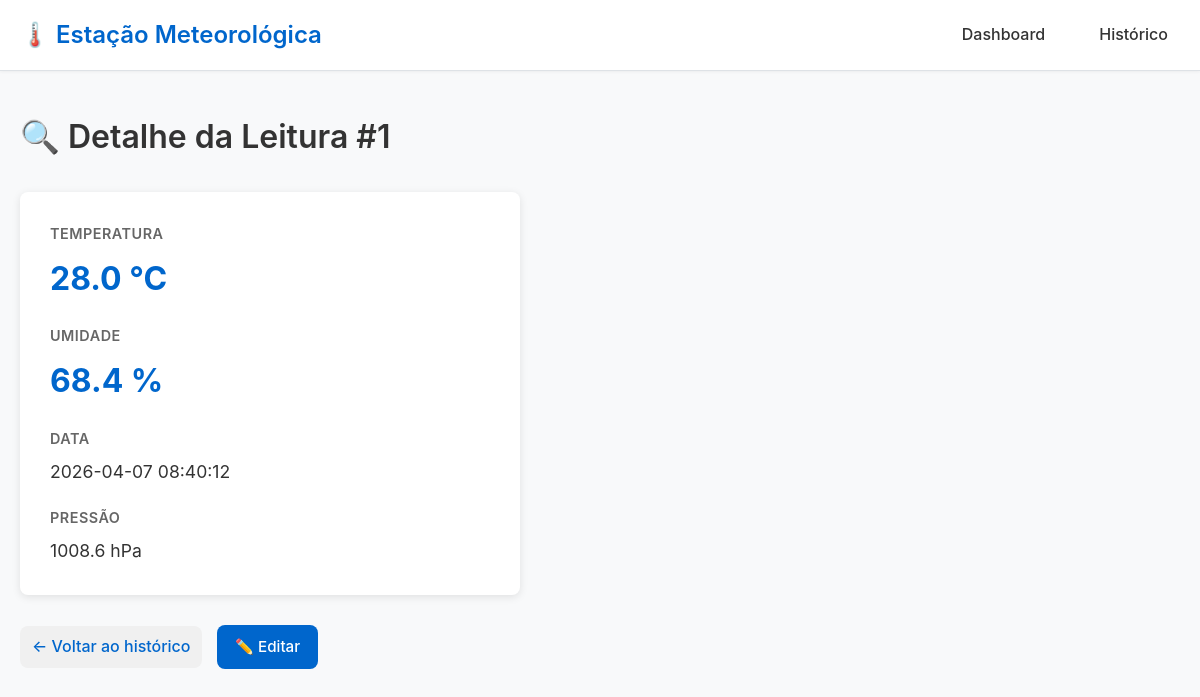
The page /leituras/1 on the database its author committed.
### tables this page shows
CREATE TABLE leituras (
    id          INTEGER PRIMARY KEY AUTOINCREMENT,
    temperatura REAL    NOT NULL,
    umidade     REAL    NOT NULL,
    pressao     REAL,
    localizacao TEXT    DEFAULT 'Lab',
    timestamp   DATETIME DEFAULT (datetime('now', 'localtime'))
);

### app.py (the view)
@app.route('/leituras/<int:id>', methods=['GET'])
def detalhe(id):
    leitura = buscar_leitura(id)
    if not leitura:
        abort(404)
    if quer_json():
        return jsonify(leitura)
    return render_template('detalhe.html', leitura=leitura)

### app.py (called while the page is built)
def quer_json():
    return (request.args.get('formato') == 'json' or
            request.accept_mimetypes.best == 'application/json')

### database.py (called while the page is built)
def get_db_connection():
    conn = sqlite3.connect(DB_PATH, timeout=10)
    conn.execute('PRAGMA journal_mode=WAL')   # permite leitura/escrita simultânea
    conn.execute('PRAGMA busy_timeout=5000')  # espera até 5s antes de lançar erro
    conn.row_factory = sqlite3.Row            # acesso por nome de coluna
    return conn

def buscar_leitura(id: int) -> dict | None:
    conn = get_db_connection()
    row = conn.execute(
        'SELECT * FROM leituras WHERE id = ?', (id,)
    ).fetchone()
    conn.close()
    return dict(row) if row else None

### templates/detalhe.html (shortened to what this page needs)
{% extends "base.html" %}
{% block content %}
<div class="section">
    <h1>🔍 Detalhe da Leitura #{{ leitura.id }}</h1>
    <div style="background-color: white; padding: 30px; border-radius: 8px; box-shadow: 0 2px 8px rgba(0, 0, 0, 0.1); max-width: 500px;">
        <div style="margin-bottom: 20px;">
            <h3 style="color: #666; font-size: 0.9rem; text-transform: uppercase; letter-spacing: 0.5px; margin-bottom: 8px;">Temperatura</h3>
            <p style="font-size: 2rem; font-weight: 700; color: #0066cc; margin: 0;">{{ leitura.temperatura }} °C</p>
        </div>
        <div style="margin-bottom: 20px;">
            <h3 style="color: #666; font-size: 0.9rem; text-transform: uppercase; letter-spacing: 0.5px; margin-bottom: 8px;">Umidade</h3>
            <p style="font-size: 2rem; font-weight: 700; color: #0066cc; margin: 0;">{{ leitura.umidade }} %</p>
        </div>
        <div style="margin-bottom: 20px;">
            <h3 style="color: #666; font-size: 0.9rem; text-transform: uppercase; letter-spacing: 0.5px; margin-bottom: 8px;">Data</h3>
            <p style="font-size: 1.1rem; margin: 0;">{{ leitura.timestamp }}</p>
        </div>
        {% if leitura.pressao %}
        <div>
            <h3 style="color: #666; font-size: 0.9rem; text-transform: uppercase; letter-spacing: 0.5px; margin-bottom: 8px;">Pressão</h3>
            <p style="font-size: 1.1rem; margin: 0;">{{ leitura.pressao }} hPa</p>
        </div>
        {% endif %}
    </div>
    <div style="margin-top: 30px;">
        <a href="/leituras" class="back-link">← Voltar ao histórico</a>
        <a href="/leituras/{{ leitura.id }}/editar" class="btn" style="margin-left: 10px;">✏️ Editar</a>
    </div>
</div>
{% endblock %}

### static/css/style.css (style rules this page uses)
* { margin: 0; padding: 0; box-sizing: border-box; }
:root { --primary-color: #0066cc; --primary-dark: #0052a3; --background-color: #f8f9fa; --text-color: #333; --text-light: #666; --border-color: #dee2e6; --white: #ffffff; --shadow: 0 2px 8px rgba(0, 0, 0, 0.1); --shadow-hover: 0 4px 16px rgba(0, 0, 0, 0.15); --radius: 8px; }
html, body { height: auto; }
body { font-family: -apple-system, BlinkMacSystemFont, 'Segoe UI', 'Roboto', 'Oxygen', 'Ubuntu', 'Cantarell', sans-serif; background-color: var(--background-color); color: var(--text-color); line-height: 1.6; }
h1 { font-size: 2rem; margin-bottom: 30px; color: var(--text-color); font-weight: 600; }
h3 { font-size: 1rem; color: var(--text-color); font-weight: 600; }
button, .btn { background-color: var(--primary-color); color: var(--white); border: none; padding: 10px 18px; border-radius: var(--radius); font-size: 0.95rem; font-weight: 500; cursor: pointer; transition: all 0.3s ease; text-decoration: none; display: inline-block; }
a:not(.navbar-menu a):not(.btn) { text-decoration: none; color: var(--primary-color); font-weight: 500; transition: color 0.3s ease; }
.back-link { display: inline-block; margin-bottom: 30px; padding: 8px 12px; background-color: #f0f0f0; border-radius: var(--radius); transition: background-color 0.3s ease; }

### rows shown on the page
leituras: id "1", temperatura "28.0", umidade "68.4", timestamp "2026-04-07 08:40:12", pressao "1008.6"
